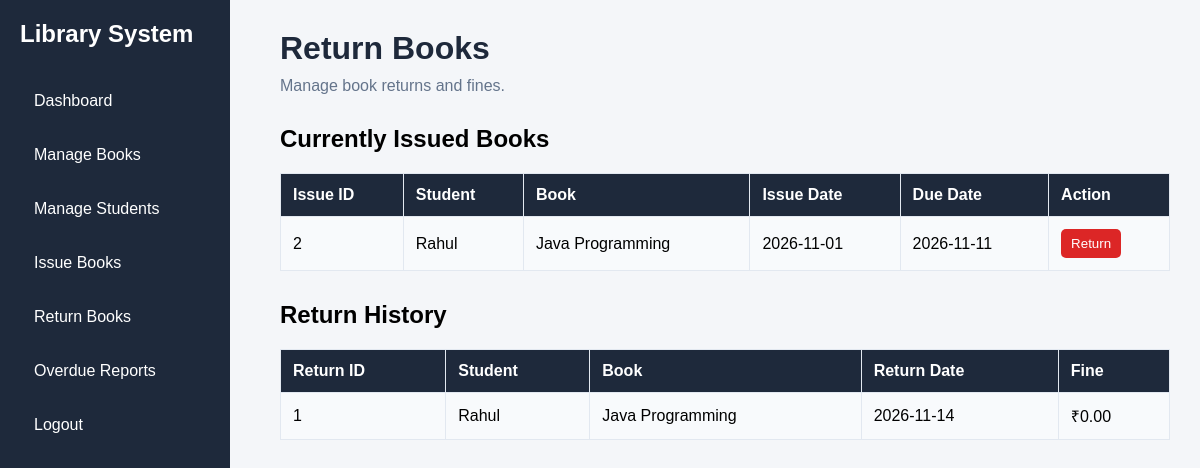
Page /return_book.php (signed in) on the committed database.
### tables this page shows
CREATE TABLE `issues` (
  `issue_id` int(11) NOT NULL,
  `student_id` int(11) NOT NULL,
  `book_id` int(11) NOT NULL,
  `issue_date` date NOT NULL,
  `due_date` date NOT NULL,
  `status` enum('Issued','Returned') DEFAULT 'Issued'
);

CREATE TABLE `students` (
  `student_id` int(11) NOT NULL,
  `name` varchar(100) NOT NULL,
  `roll_no` varchar(30) NOT NULL,
  `department` varchar(50) DEFAULT NULL,
  `phone` varchar(15) DEFAULT NULL
);

CREATE TABLE `books` (
  `book_id` int(11) NOT NULL,
  `title` varchar(150) NOT NULL,
  `author` varchar(100) NOT NULL,
  `category` varchar(100) DEFAULT NULL,
  `quantity` int(11) NOT NULL,
  `available_quantity` int(11) NOT NULL
);

CREATE TABLE `returns` (
  `return_id` int(11) NOT NULL,
  `issue_id` int(11) NOT NULL,
  `return_date` date NOT NULL,
  `fine` decimal(10,2) DEFAULT 0.00
);

### return_book.php (the view, shortened to what this page needs)
<?php
include 'db.php';
$issued = mysqli_query($conn,
    "SELECT issues.issue_id, students.name,
            books.title, issues.issue_date, issues.due_date
     FROM issues
     JOIN students ON issues.student_id = students.student_id
     JOIN books ON issues.book_id = books.book_id
     WHERE issues.status='Issued'
     ORDER BY issues.issue_id DESC");
$returns = mysqli_query($conn,
    "SELECT returns.return_id, students.name,
            books.title, returns.return_date, returns.fine
     FROM returns
     JOIN issues ON returns.issue_id = issues.issue_id
     JOIN students ON issues.student_id = students.student_id
     JOIN books ON issues.book_id = books.book_id
     ORDER BY returns.return_id DESC");
?>
<!DOCTYPE html>
<html>
<head>
    <link rel="stylesheet" href="css/style.css">
</head>
<body>
<div class="sidebar">
    <h2>Library System</h2>
    <a href="dashboard.php">Dashboard</a>
    <a href="books.php">Manage Books</a>
    <a href="students.php">Manage Students</a>
    <a href="issue_book.php">Issue Books</a>
    <a href="return_book.php">Return Books</a>
    <a href="overdue.php">Overdue Reports</a>
    <a href="logout.php">Logout</a>
</div>
<div class="main">
    <h1>Return Books</h1>
    <p>Manage book returns and fines.</p>
    <h2>Currently Issued Books</h2>
    <table class="book-table">
        <tr>
            <th>Issue ID</th>
            <th>Student</th>
            <th>Book</th>
            <th>Issue Date</th>
            <th>Due Date</th>
            <th>Action</th>
        </tr>
        <?php while ($row = mysqli_fetch_assoc($issued)) { ?>
        <tr>
            <td><?php echo $row['issue_id']; ?></td>
            <td><?php echo htmlspecialchars($row['name']); ?></td>
            <td><?php echo htmlspecialchars($row['title']); ?></td>
            <td><?php echo $row['issue_date']; ?></td>
            <td><?php echo $row['due_date']; ?></td>
            <td>
                <form method="POST"
                      onsubmit="return confirm('Return this book?');">
                    <button type="submit" name="return">
                        Return
                    </button>
                </form>
            </td>
        </tr>
        <?php } ?>
    </table>
    <h2 style="margin-top:30px;">Return History</h2>
    <table class="book-table">
        <tr>
            <th>Return ID</th>
            <th>Student</th>
            <th>Book</th>
            <th>Return Date</th>
            <th>Fine</th>
        </tr>
        <?php while ($row = mysqli_fetch_assoc($returns)) { ?>
        <tr>
            <td><?php echo $row['return_id']; ?></td>
            <td><?php echo htmlspecialchars($row['name']); ?></td>
            <td><?php echo htmlspecialchars($row['title']); ?></td>
            <td><?php echo $row['return_date']; ?></td>
            <td>₹<?php echo number_format($row['fine'], 2); ?></td>
        </tr>
        <?php } ?>
    </table>
</div>
</body>
</html>

### css/style.css (style rules this page uses)
* { margin: 0; padding: 0; box-sizing: border-box; }
body { font-family: Arial, sans-serif; background-color: #f4f6f9; }
.sidebar { width: 230px; height: 100vh; background-color: #1e293b; position: fixed; padding: 20px; }
.sidebar h2 { color: white; margin-bottom: 30px; }
.sidebar a { display: block; color: white; text-decoration: none; padding: 14px; margin-bottom: 8px; border-radius: 5px; }
.main { margin-left: 250px; padding: 30px; }
.main h1 { color: #1e293b; margin-bottom: 10px; }
.main p { color: #64748b; margin-bottom: 30px; }
button { background: #2563eb; color: white; border: none; padding: 11px 18px; border-radius: 5px; cursor: pointer; }
.book-table { width: 100%; border-collapse: collapse; background: white; margin-top: 20px; }
.book-table th, .book-table td { padding: 12px; border: 1px solid #e2e8f0; text-align: left; }
.book-table th { background: #1e293b; color: white; }
.book-table tr:nth-child(even) { background: #f8fafc; }
.book-table form { display: inline; }
.book-table form button { background: #dc2626; padding: 7px 10px; }

### rows in the picture
issues: issue_id "2", student.name "Rahul", book.title "Java Programming", issue_date "2026-11-01", due_date "2026-11-11"
returns: return_id "1", students.name "Rahul", books.title "Java Programming", return_date "2026-11-14", fine "0.00"
